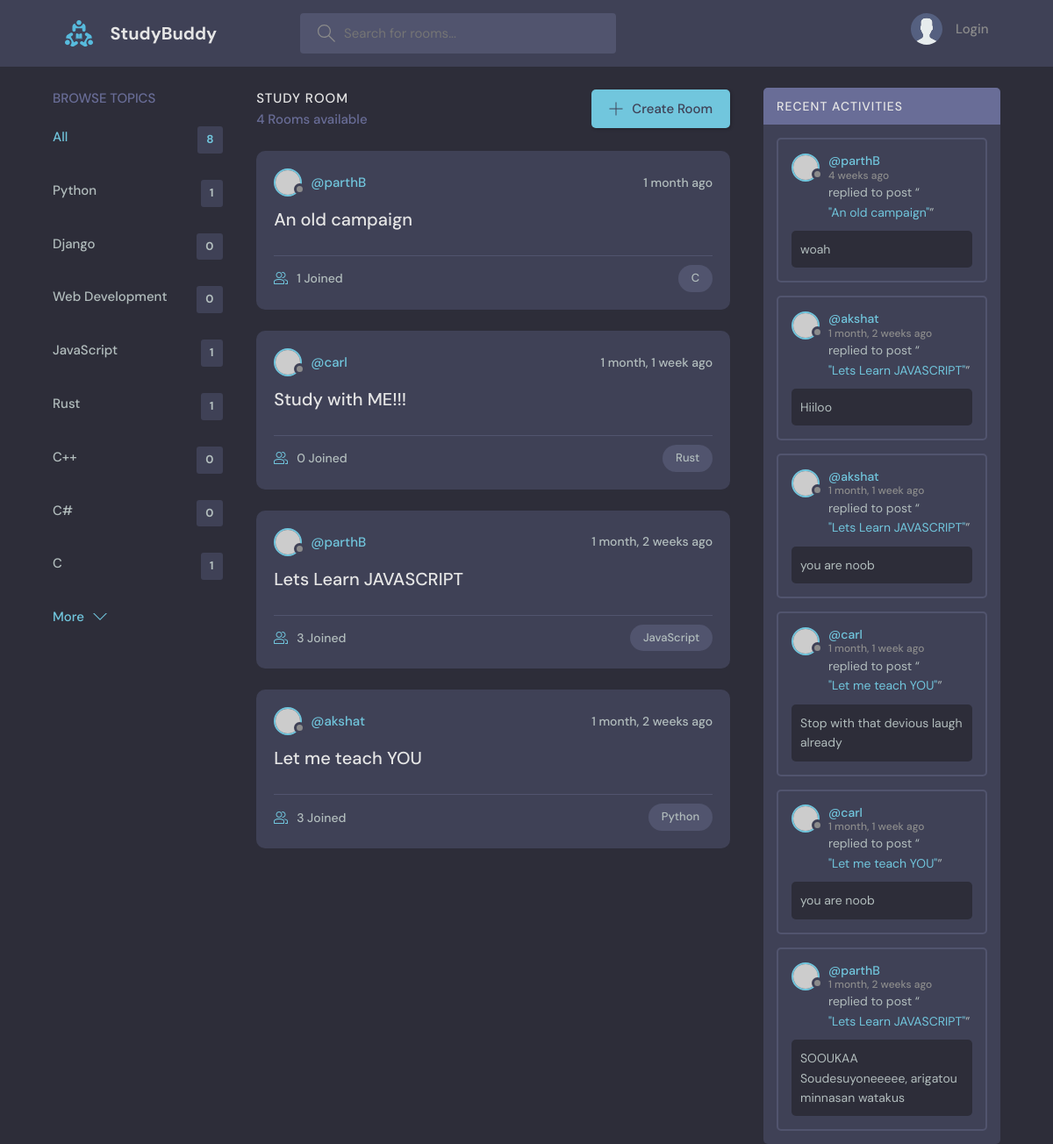
The page / on the database its author committed.
### base/models.py (models this page shows, shortened)
class Topic(models.Model):
    name = models.CharField(max_length=200)

class Room(models.Model):
    host = models.ForeignKey(User, on_delete=models.SET_NULL, null=True)
    topic = models.ForeignKey(Topic, on_delete=models.SET_NULL, null=True)
    name = models.CharField(max_length=200)
    description = models.TextField(null=True, blank=True)
    participants = models.ManyToManyField(User, related_name='participants', blank=True)
    updated = models.DateTimeField(auto_now=True)
    created = models.DateTimeField(auto_now_add=True)
    class Meta:
        ordering = ['-updated', '-created']
    def __str__(self):
        return self.name

class Message(models.Model):
    user = models.ForeignKey(User, on_delete=models.CASCADE)
    room = models.ForeignKey(Room, on_delete=models.CASCADE)
    body = models.TextField(null=True, blank=True)
    updated = models.DateTimeField(auto_now=True)
    created = models.DateTimeField(auto_now_add=True)
    class Meta:
        ordering = ['-updated', '-created']
    def __str__(self):
        return self.body[0:50]

### base/views.py (the view)
# urls.py: path('', views.home, name='home'),
def home(request):
    q = request.GET.get('q') if request.GET.get('q') != None else ''
    room_message = Message.objects.filter(Q(room__topic__name__icontains=q))
    rooms = Room.objects.filter(
        Q(topic__name__icontains=q) |
        Q(name__icontains=q) |
        Q(description__icontains=q) |
        Q(host__username__icontains=q)
        )
    rooms_count = rooms.count()
    topic = Topic.objects.all()
    context = {'rooms': rooms, 'topics': topic, 'rooms_count' : rooms_count, 'room_message':room_message}
    return render(request, 'base/home.html', context)

### base/templates/base/home.html (shortened to what this page needs)
{% extends 'main.html' %}
{% block content %}
<main class="layout layout--3">
  <div class="container">
    {% include 'base/topics_component.html' %}
    <div class="roomList">
      <div class="roomList__header">
        <div>
          <h2>Study Room</h2>
          <p>{{rooms_count}} Rooms available</p>
        </div>
        <a class="btn btn--main" href="{% url 'create-room' %}">
          <svg version="1.1" xmlns="http://www.w3.org/2000/svg" width="32" height="32" viewBox="0 0 32 32">
            <title>add</title>
            <path
              d="M16.943 0.943h-1.885v14.115h-14.115v1.885h14.115v14.115h1.885v-14.115h14.115v-1.885h-14.115v-14.115z"
            ></path>
          </svg>
          Create Room
        </a>
      </div>
      {% include 'base/feed_component.html' %}
    </div>
    {% include 'base/activity_component.html' %}
  </div>
</main>
{% endblock content %}

### base/templates/base/topics_component.html
<div class="topics">
    <div class="topics__header">
        <h2>Browse Topics</h2>
    </div>
    <ul class="topics__list">
        <li>
        <a href="{% url 'home' %}" class="active">All <span>{{topics.count}}</span></a>
        </li>
        {% for topic in topics %}
        <li>
        <a href="{% url 'home' %}?q={{topic.name}}">{{topic.name}} <span>{{topic.room_set.all.count}}</span></a>
        </li>
        {% endfor %}
    </ul>
    <a class="btn btn--link" href="topics.html">
        More
        <svg version="1.1" xmlns="http://www.w3.org/2000/svg" width="32" height="32" viewBox="0 0 32 32">
        <title>chevron-down</title>
        <path d="M16 21l-13-13h-3l16 16 16-16h-3l-13 13z"></path>
        </svg>
    </a>
</div>

### base/templates/base/feed_component.html (shortened to what this page needs)
{% for room in rooms %}
<div class="roomListRoom">
  <div class="roomListRoom__header">
    <a href="{% url 'user-profile' room.host.id %}" class="roomListRoom__author">
      <div class="avatar avatar--small">
        <img src="https://randomuser.me/api/portraits/women/11.jpg" />
      </div>
      <span>@{{room.host.username}}</span>
    </a>
    <div class="roomListRoom__actions">
      <span>{{room.created|timesince}} ago</span>
    </div>
  </div>
  <div class="roomListRoom__content">
    <a href="{% url 'room' room.id %}">{{room.name}}</a>
  </div>
  <div class="roomListRoom__meta">
    <a href="{% url 'room' room.id %}" class="roomListRoom__joined">
      {{room.participants.all.count}} Joined
    </a>
    <p class="roomListRoom__topic">{{room.topic.name}}</p>
  </div>
</div>
{% endfor %}

### base/templates/base/activity_component.html (shortened to what this page needs)
<div class="activities">
    <div class="activities__header">
      <h2>Recent Activities</h2>
    </div>
    {% for message in room_message %}
    <div class="activities__box">
      <div class="activities__boxHeader roomListRoom__header">
        <a href="{% url 'user-profile' message.user.id %}" class="roomListRoom__author">
          <div class="avatar avatar--small">
            <img src="https://randomuser.me/api/portraits/women/11.jpg" />
          </div>
          <p>
            @{{message.user}}
            <span>{{message.created|timesince}} ago</span>
          </p>
        </a>
      </div>
      <div class="activities__boxContent">
        <p>replied to post “<a href="{% url 'room' message.room.id %}">"{{message.room}}"</a>”</p>
        <div class="activities__boxRoomContent">
            {{message}}
        </div>
      </div>
    </div>
    {% endfor %}
</div>

### rows shown on the page
Topic: name "Python", room_set.all.count "1"
Topic: name "Django", room_set.all.count "0"
Topic: name "Web Development", room_set.all.count "0"
Topic: name "JavaScript", room_set.all.count "1"
Topic: name "Rust", room_set.all.count "1"
Topic: name "C++", room_set.all.count "0"
Topic: name "C#", room_set.all.count "0"
Topic: name "C", room_set.all.count "1"
Room: host.username "parthB", created "1 month", name "An old campaign", participants.all.count "1", topic.name "C"
Room: host.username "carl", created "1 month, 1 week", name "Study with ME!!!", participants.all.count "0", topic.name "Rust"
Room: host.username "parthB", created "1 month, 2 weeks", name "Lets Learn JAVASCRIPT", participants.all.count "3", topic.name "JavaScript"
Room: host.username "akshat", created "1 month, 2 weeks", name "Let me teach YOU", participants.all.count "3", topic.name "Python"
Message: user "parthB", created "4 weeks", room "An old campaign", body "woah"
Message: user "akshat", created "1 month, 2 weeks", room "Lets Learn JAVASCRIPT", body "Hiiloo"
Message: user "akshat", created "1 month, 1 week", room "Lets Learn JAVASCRIPT", body "you are noob"
Message: user "carl", created "1 month, 1 week", room "Let me teach YOU", body "Stop with that devious laugh already"
Message: user "carl", created "1 month, 1 week", room "Let me teach YOU", body "you are noob"
Message: user "parthB", created "1 month, 2 weeks", room "Lets Learn JAVASCRIPT", body "SOOUKAA Soudesuyoneeeee, arigatou minnasan watakus"

### other values the page prints
{{ topics.count }} "8"
{{ rooms_count }} "4"
